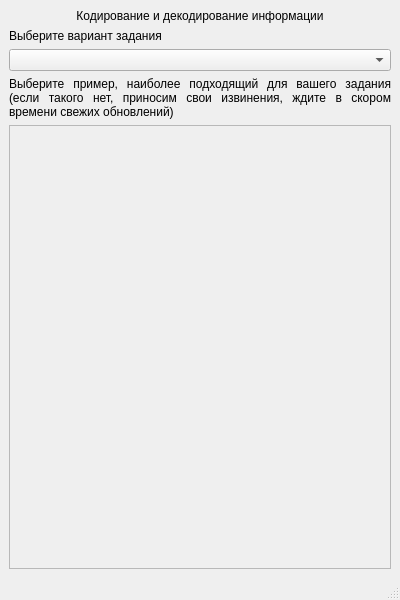
<?xml version="1.0" encoding="UTF-8"?>
<ui version="4.0">
 <class>tasks</class>
 <widget class="QMainWindow" name="tasks">
  <property name="geometry">
   <rect>
    <x>0</x>
    <y>0</y>
    <width>400</width>
    <height>600</height>
   </rect>
  </property>
  <property name="windowTitle">
   <string>MainWindow</string>
  </property>
  <widget class="QWidget" name="centralwidget">
   <layout class="QHBoxLayout" name="horizontalLayout">
    <item>
     <layout class="QVBoxLayout" name="verticalLayout_2">
      <item>
       <widget class="QLabel" name="label_title">
        <property name="text">
         <string>Кодирование и декодирование информации</string>
        </property>
        <property name="alignment">
         <set>Qt::AlignCenter</set>
        </property>
        <property name="wordWrap">
         <bool>true</bool>
        </property>
       </widget>
      </item>
      <item>
       <layout class="QVBoxLayout" name="verticalLayout">
        <item>
         <widget class="QLabel" name="label_2">
          <property name="text">
           <string>Выберите вариант задания</string>
          </property>
         </widget>
        </item>
        <item>
         <widget class="QComboBox" name="comboBox_task_types">
          <property name="placeholderText">
           <string>...</string>
          </property>
         </widget>
        </item>
       </layout>
      </item>
      <item>
       <widget class="QLabel" name="label_text">
        <property name="text">
         <string>Выберите пример, наиболее подходящий для вашего задания (если такого нет, приносим свои извинения, ждите в скором времени свежих обновлений)</string>
        </property>
        <property name="textFormat">
         <enum>Qt::AutoText</enum>
        </property>
        <property name="scaledContents">
         <bool>false</bool>
        </property>
        <property name="alignment">
         <set>Qt::AlignJustify|Qt::AlignVCenter</set>
        </property>
        <property name="wordWrap">
         <bool>true</bool>
        </property>
        <property name="openExternalLinks">
         <bool>false</bool>
        </property>
       </widget>
      </item>
      <item>
       <widget class="QScrollArea" name="scrollArea_task">
        <property name="styleSheet">
         <string notr="true"/>
        </property>
        <property name="widgetResizable">
         <bool>true</bool>
        </property>
        <property name="alignment">
         <set>Qt::AlignCenter</set>
        </property>
        <widget class="QWidget" name="scrollAreaWidgetContents">
         <property name="geometry">
          <rect>
           <x>0</x>
           <y>0</y>
           <width>378</width>
           <height>426</height>
          </rect>
         </property>
        </widget>
       </widget>
      </item>
     </layout>
    </item>
   </layout>
  </widget>
  <widget class="QMenuBar" name="menubar">
   <property name="geometry">
    <rect>
     <x>0</x>
     <y>0</y>
     <width>400</width>
     <height>21</height>
    </rect>
   </property>
  </widget>
  <widget class="QStatusBar" name="statusbar"/>
 </widget>
 <resources/>
 <connections/>
</ui>
